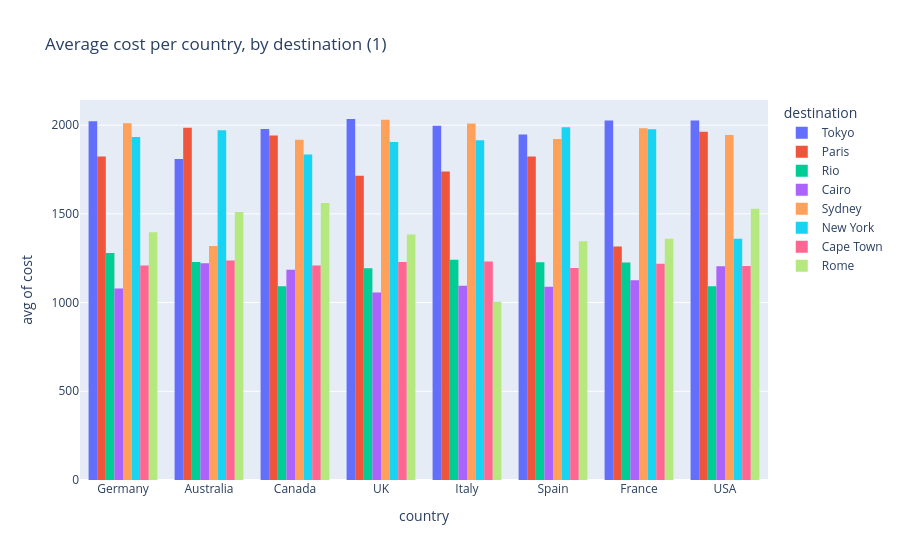

Notebook code cell kept with this figure:
### Code cell
px.histogram(train, x="country", y="cost", histfunc="avg", title="Average cost per country, by destination (1)", color="destination", barmode="group")

### Figure 1 — Plotly figure (JSON) as saved in the notebook; plotly's stock layout.template omitted (floating-point values rounded to 4 significant figures; data arrays with more than 128 entries replaced by an {"elided": "..."} marker saying what was removed)
{"data": [{"alignmentgroup": "True", "bingroup": "x", "histfunc": "avg", "hovertemplate": "destination=Tokyo<br>country=%{x}<br>avg of cost=%{y}<extra></extra>", "legendgroup": "Tokyo", "marker": {"color": "#636efa", "pattern": {"shape": ""}}, "name": "Tokyo", "offsetgroup": "Tokyo", "orientation": "v", "showlegend": true, "type": "histogram", "x": {"elided": "5050 str values"}, "xaxis": "x", "y": {"elided": "5050 float values"}, "yaxis": "y"}, {"alignmentgroup": "True", "bingroup": "x", "histfunc": "avg", "hovertemplate": "destination=Paris<br>country=%{x}<br>avg of cost=%{y}<extra></extra>", "legendgroup": "Paris", "marker": {"color": "#EF553B", "pattern": {"shape": ""}}, "name": "Paris", "offsetgroup": "Paris", "orientation": "v", "showlegend": true, "type": "histogram", "x": {"elided": "5001 str values"}, "xaxis": "x", "y": {"elided": "5001 float values"}, "yaxis": "y"}, {"alignmentgroup": "True", "bingroup": "x", "histfunc": "avg", "hovertemplate": "destination=Rio<br>country=%{x}<br>avg of cost=%{y}<extra></extra>", "legendgroup": "Rio", "marker": {"color": "#00cc96", "pattern": {"shape": ""}}, "name": "Rio", "offsetgroup": "Rio", "orientation": "v", "showlegend": true, "type": "histogram", "x": {"elided": "5090 str values"}, "xaxis": "x", "y": {"elided": "5090 float values"}, "yaxis": "y"}, {"alignmentgroup": "True", "bingroup": "x", "histfunc": "avg", "hovertemplate": "destination=Cairo<br>country=%{x}<br>avg of cost=%{y}<extra></extra>", "legendgroup": "Cairo", "marker": {"color": "#ab63fa", "pattern": {"shape": ""}}, "name": "Cairo", "offsetgroup": "Cairo", "orientation": "v", "showlegend": true, "type": "histogram", "x": {"elided": "4889 str values"}, "xaxis": "x", "y": {"elided": "4889 float values"}, "yaxis": "y"}, {"alignmentgroup": "True", "bingroup": "x", "histfunc": "avg", "hovertemplate": "destination=Sydney<br>country=%{x}<br>avg of cost=%{y}<extra></extra>", "legendgroup": "Sydney", "marker": {"color": "#FFA15A", "pattern": {"shape": ""}}, "name": "Sydney", "offsetgroup": "Sydney", "orientation": "v", "showlegend": true, "type": "histogram", "x": {"elided": "4989 str values"}, "xaxis": "x", "y": {"elided": "4989 float values"}, "yaxis": "y"}, {"alignmentgroup": "True", "bingroup": "x", "histfunc": "avg", "hovertemplate": "destination=New York<br>country=%{x}<br>avg of cost=%{y}<extra></extra>", "legendgroup": "New York", "marker": {"color": "#19d3f3", "pattern": {"shape": ""}}, "name": "New York", "offsetgroup": "New York", "orientation": "v", "showlegend": true, "type": "histogram", "x": {"elided": "4998 str values"}, "xaxis": "x", "y": {"elided": "4998 float values"}, "yaxis": "y"}, {"alignmentgroup": "True", "bingroup": "x", "histfunc": "avg", "hovertemplate": "destination=Cape Town<br>country=%{x}<br>avg of cost=%{y}<extra></extra>", "legendgroup": "Cape Town", "marker": {"color": "#FF6692", "pattern": {"shape": ""}}, "name": "Cape Town", "offsetgroup": "Cape Town", "orientation": "v", "showlegend": true, "type": "histogram", "x": {"elided": "4984 str values"}, "xaxis": "x", "y": {"elided": "4984 float values"}, "yaxis": "y"}, {"alignmentgroup": "True", "bingroup": "x", "histfunc": "avg", "hovertemplate": "destination=Rome<br>country=%{x}<br>avg of cost=%{y}<extra></extra>", "legendgroup": "Rome", "marker": {"color": "#B6E880", "pattern": {"shape": ""}}, "name": "Rome", "offsetgroup": "Rome", "orientation": "v", "showlegend": true, "type": "histogram", "x": {"elided": "4999 str values"}, "xaxis": "x", "y": {"elided": "4999 float values"}, "yaxis": "y"}], "layout": {"barmode": "group", "legend": {"title": {"text": "destination"}, "tracegroupgap": 0}, "title": {"text": "Average cost per country, by destination (1)"}, "xaxis": {"anchor": "y", "domain": [0, 1], "title": {"text": "country"}}, "yaxis": {"anchor": "x", "domain": [0, 1], "title": {"text": "avg of cost"}}}}
